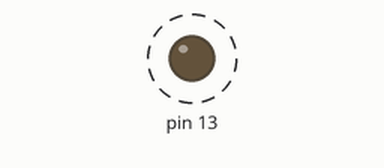
Bench run of a sketch on a simulated Arduino Uno, built with avr-gcc and run on an emulated ATmega328P. Shown: output pins drawn as LEDs (lit = HIGH). Dashed ring = blinking. What the sketch prints to the serial monitor is not drawn.

Above: at 1.5 s.
Timing chart, 0 to 4.0 s (numbered marks = the images above):
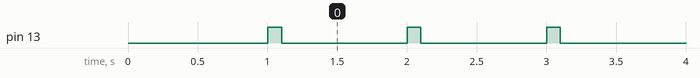

Measured:
- by itself, pin 13: alternates HIGH for 0.10 s and LOW for 0.90 s

The sketch:

ArduBlockTest.ino
```cpp
/**
   file:	ArduBlockTest
   author:	Claus Kuehnel

   description:
   Test der ArduBlock Programmierumgebung

   date:	15.01.2024
   version:	0.1
*/

byte count = 0;

void setup() {
  Serial.begin(115200);
  pinMode(13, OUTPUT);
  delay( 1000 );

  Serial.print("Test of ArduBlock Environment ");
  Serial.println();

}

void loop() {
  Serial.print("* ");
  count = ( count + 1 );
  if (( count > 20 )) {

    Serial.print("> ");
    Serial.println();
    count = 0;
  }
  digitalWrite( 13 , HIGH );
  delay( 100 );
  digitalWrite( 13 , LOW );
  delay( 900 );
}
```
